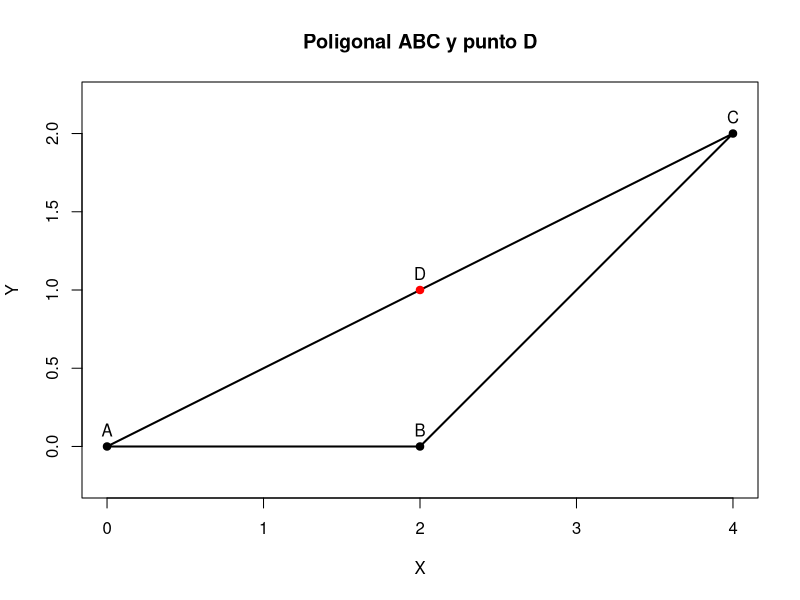
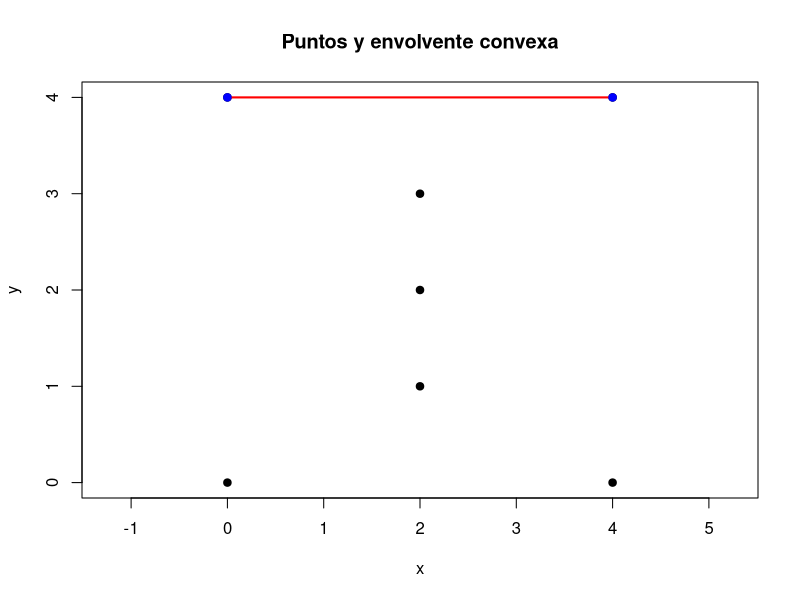
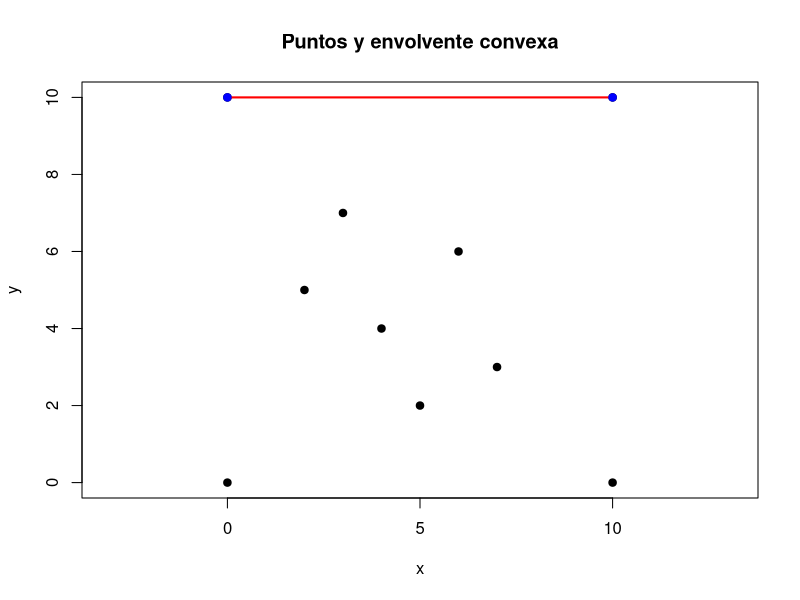
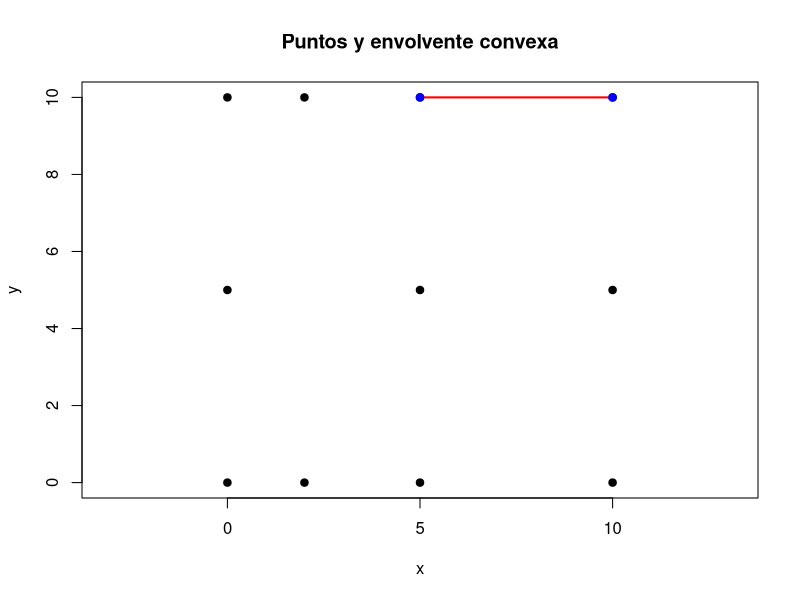
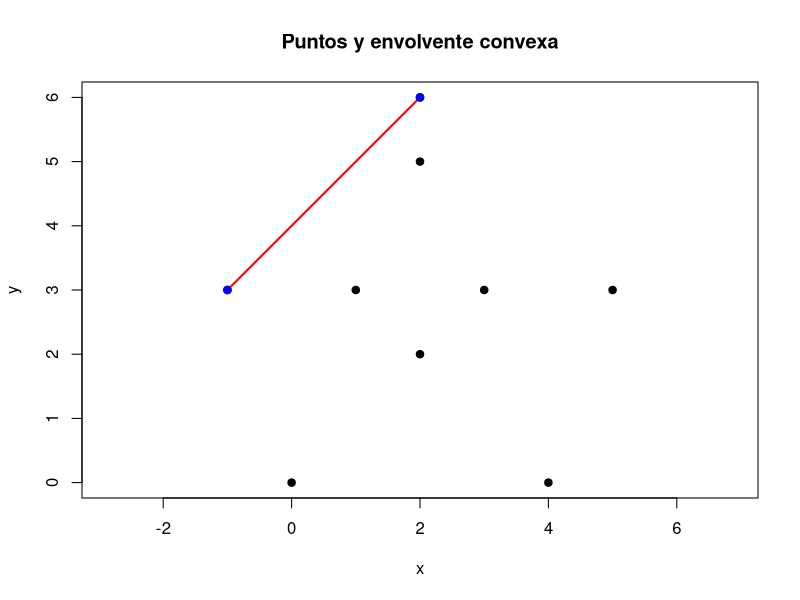
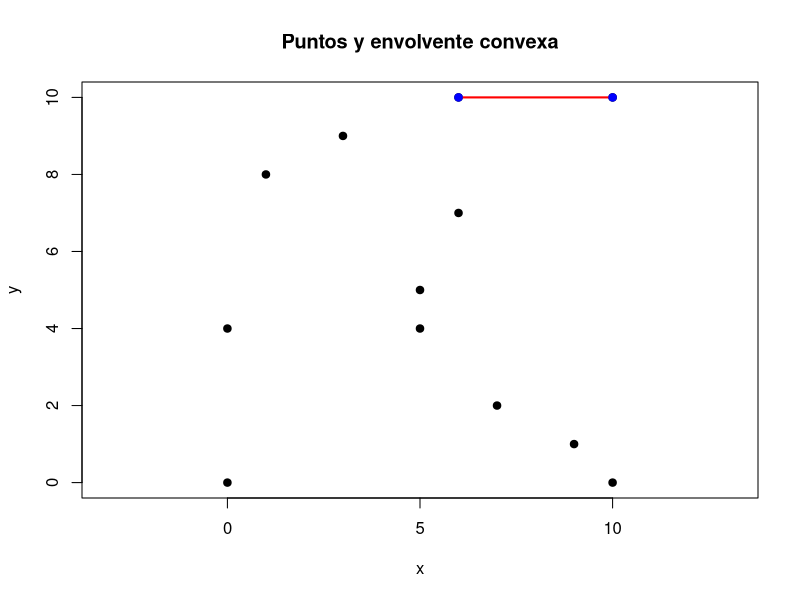

These figures' R source, in order:
#############################################################################
# Práctica 7: Algoritmos de Envolvente Convexa
# Autores: Rodrigo López Torres y Arminda García Moreno
# Fecha : 11/04/2026 
# Propósito: implementar el algoritmo de Sean de Graham
##############################################################################

# Exercise 1 (OPTIONAL)
coordenadas_bar <- function(A,B,C,D){
  #compruebo si hay puntos repetidos
  if( all(A==B) || all(A==C) || all(B==C) ){
    stop("A, B y C deben ser distintos")
  }
  # veo que no sean colineales
  det <- (B[1]-A[1])*(C[2]-A[2]) -
    (B[2]-A[2])*(C[1]-A[1])
  
  if(det == 0){
    stop("A, B y C son colineales")
  }
  # sistema baricentrico
  M <- matrix(c(
    A[1], B[1], C[1],
    A[2], B[2], C[2],
    1,    1,    1
  ), nrow=3, byrow=TRUE)  #matriz del sistema de ecuaciones variables lamda 
  
  b <- c(D[1], D[2], 1) #solución buscada 
  
  lambda <- solve(M,b) #resolvemos el sistema
  
  la <- lambda[1]
  lb <- lambda[2]
  lc <- lambda[3]
  #uso cat para imprimir para poder imprimir el resultado de la variable de forma continua
  cat("lambda_A =", la,"\n")
  cat("lambda_B =", lb,"\n")
  cat("lambda_C =", lc,"\n")
  #veamos si la combinación es convexa
  convexa <- (la >= 0 && lb >= 0 && lc >= 0)
  if(convexa){
    cat("Combinacion convexa\n")
  } else {
    cat("Combinacion NO convexa\n")
  }
  
  #bordes del plot
  xs <- c(A[1],B[1],C[1],D[1])
  ys <- c(A[2],B[2],C[2],D[2])
  #poligonal ABC usando plot
  x <- c(A[1], B[1], C[1], A[1])
  y <- c(A[2], B[2], C[2], A[2])
  plot(x, y, type="l", lwd=2, asp=1,
       xlim=range(xs), ylim=range(ys),
       xlab="X", ylab="Y",
       main="Poligonal ABC y punto D")
  #puntos
  points(A[1],A[2],pch=19)
  points(B[1],B[2],pch=19)
  points(C[1],C[2],pch=19)
  points(D[1],D[2],col="red",pch=19)
  #etiquetas
  text(A[1],A[2],"A",pos=3)
  text(B[1],B[2],"B",pos=3)
  text(C[1],C[2],"C",pos=3)
  text(D[1],D[2],"D",pos=3)
}
#ejemplo
A <- c(0,0)
B <- c(2,0)
C <- c(4,2)
D <- c(2,1)
coordenadas_bar(A,B,C,D)

# Exercise 2
right_turn_on_line <- function(p1, p2, p3){
  # Notilla de Armin: voy a suponer para el algoritmo que si hace un giro a la
  # derecha la función devuelve TRUE y si no FALSE. Si quieres devolver otra
  # cosa me dices para cambiar mi implementación (btw digo lo mismo de los parámetros)
  
  if (length(p1) != 2 || length(p2) != 2 || length(p3) != 2) {
    stop("Cada punto debe tener exactamente dos coordenadas: c(x, y).")
  }
  # por si hay recta vertical
  if (B[1] == A[1]) {
    return(C[1] > A[1])
  }
  
  m <- (B[2] - A[2]) / (B[1] - A[1])
  n <- A[2] - m * A[1]
  
  y_recta <- m * C[1] + n
  
  return(C[2] < y_recta)
}

# Exercise 3
right_turn_matrix <- function(p1, p2, p3){
  # Notilla de Armin: voy a suponer para el algoritmo que si hace un giro a la
  # derecha la función devuelve TRUE y si no FALSE. Si quieres devolver otra
  # cosa me dices para cambiar mi implementación. Los parámetros también elijes
  # tú lo que mejor veas, porque para la implementación voy a usar la función
  # anterior :)
  det <- (p2[1] - p1[1]) * (p3[2] - p1[2]) -
    (p2[2] - p1[2]) * (p3[1] - p1[1])
  
  if (det < 0) {
    return(TRUE)   # giro a la derecha
  }
  else {
    return(FALSE)  # izquierda o alineados
  }
}

# Auxiliar Functions
get_tallest_point <- function(points){
  best_point <- points[[1]]
  best_index <- 1
  
  for (i in 1:length(points)) {
    if (points[[i]][2] > best_point[2]){
      best_point <- points[[i]]
      best_index <- i
    } else if (points[[i]][2] == best_point[2]){
      if (points[[i]][1] > best_point[1]){
        best_point <- points[[i]]
        best_index <- i
      }
    }
  }
  
  return(list(point = best_point, index = best_index))
}

order_points <- function(points, referencial_point){
  P_mat <- do.call(rbind, points)
  dx <- P_mat[,1] - referencial_point[1]
  dy <- P_mat[,2] - referencial_point[2]
  
  angles <- atan2(dy, dx)
  angles[angles < 0] <- angles[angles < 0] + 2*pi
  dists <- dx^2 + dy^2
  
  ordered_points <- points[order(angles, dists, decreasing = TRUE)]
  return(ordered_points)
}


# Algorithm
scan_de_graham_algorithm <- function(P){
  referencial_point <- get_tallest_point(P)
  P <- P[-referencial_point$index]
  P_ordered <- order_points(P, referencial_point$point)
  P_ordered <- c(list(referencial_point$point), P_ordered)
  
  n <- length(P_ordered)
  
  if (n <= 3){
    return(P_ordered) # point, line or triangle
  }
  
  i <- 1
  convex_hull <- list()
  
  while (i + 2 <= n){
    if (right_turn_on_line(P_ordered[[i]], P_ordered[[i+1]], P_ordered[[i+2]])){
      # there is a right turn --> add P_i to convex_hull list
      convex_hull <- c(convex_hull, list(P_ordered[[i]]))
      i <- i + 1
    } else {
      # there is a left turn --> remove P_{i+1} of list
      index <- i + 1
      P_ordered <- P_ordered[-index]
      n <- n - 1
      i <- max(1, i - 1)
    }
  }
  
  # last points
  convex_hull[[length(convex_hull) + 1]] <- P_ordered[[n-1]]
  convex_hull[[length(convex_hull) + 1]] <- P_ordered[[n]]
  
  return(convex_hull)
}

# Plot the Convex Hull
plot_convex_hull <- function(P, convex_hull){
  P_mat <- do.call(rbind, P)
  hull_mat <- do.call(rbind, convex_hull)
  
  # draw points
  plot(
    P_mat[,1], P_mat[,2],
    pch = 19,
    xlab = "x",
    ylab = "y",
    main = "Puntos y envolvente convexa",
    asp = 1
  )
  
  # draw convex hull
  if (nrow(hull_mat) >= 2){
    hull_closed <- rbind(hull_mat, hull_mat[1, , drop = FALSE])
    lines(hull_closed[,1], hull_closed[,2], col = "red", lwd = 2)
    points(hull_mat[,1], hull_mat[,2], pch = 19, col = "blue")
  }
}

# Testing 1
P_test1 <- list(
  c(0,0), c(2,1), c(4,0),
  c(4,4), c(2,3), c(0,4),
  c(2,2)
)

convex_hull <- scan_de_graham_algorithm(P_test1)
plot_convex_hull(P_test1, convex_hull)

# Testing 2
P_test2 <- list(
  c(0,0), c(10,0), c(10,10), c(0,10),
  c(6,6), c(4,4), c(7,3),
  c(3,7), c(5,2), c(2,5)
)

convex_hull <- scan_de_graham_algorithm(P_test2)
plot_convex_hull(P_test2, convex_hull)

# Testing 3
P_test3 <- list(
  c(0,0), c(2,0), c(5,0), c(10,0),
  c(10,5), c(10,10), c(5,10), c(2,10), 
  c(0,10), c(0,5), c(5,5)
)

convex_hull <- scan_de_graham_algorithm(P_test3)
plot_convex_hull(P_test3, convex_hull)

# Testing 4
P_test4 <- list(
  c(0,0), c(2,5), c(4,0),
  c(1,3), c(3,3), c(2,2),
  c(2,6), c(5,3), c(-1,3)
)

convex_hull <- scan_de_graham_algorithm(P_test4)
plot_convex_hull(P_test4, convex_hull)

# Testing 5
P_test5 <- list(
  c(10,10), c(6,10), c(3,9), c(1,8),
  c(0,4), c(0,0), c(10,0), c(9,1), 
  c(7,2), c(5,5), c(6,7), c(5,4)
)

convex_hull <- scan_de_graham_algorithm(P_test5)
plot_convex_hull(P_test5, convex_hull)
